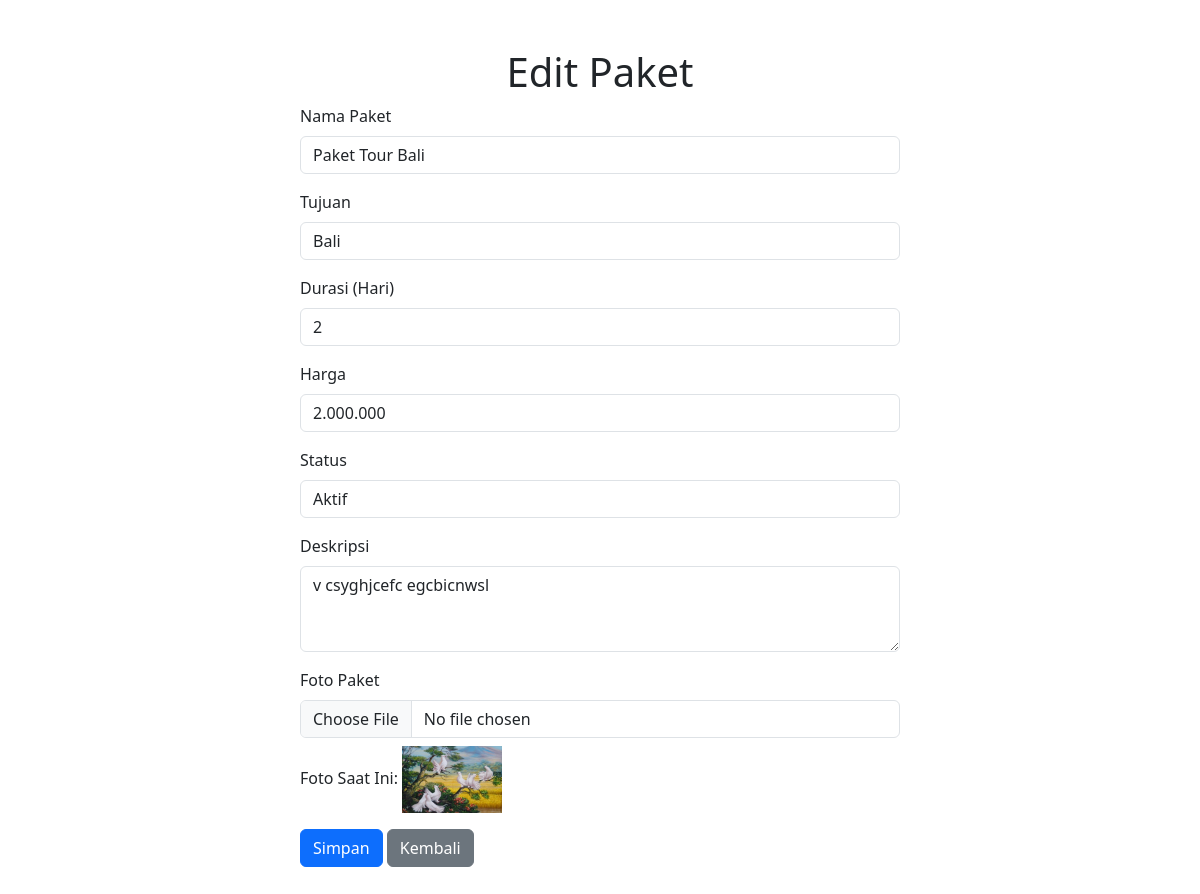
Page /Dashboard/edit.php?id=67 (signed in) on the committed database.
### tables this page shows
CREATE TABLE `paket` (
  `id_paket` int(11) NOT NULL,
  `nama_paket` varchar(100) NOT NULL,
  `tujuan` varchar(150) NOT NULL,
  `durasi_hari` varchar(11) NOT NULL,
  `harga` varchar(45) NOT NULL,
  `status_paket` enum('Aktif','Nonaktif') NOT NULL,
  `deskripsi` text NOT NULL,
  `foto` varchar(250) DEFAULT NULL
);

### Dashboard/edit.php (the view, shortened to what this page needs)
<?php
require_once '../backend/koneksi.php';
$id = intval($_GET['id']);
$sql = "SELECT * FROM paket WHERE id_paket = ?";
$stmt = $conn->prepare($sql);
$stmt->bind_param("i", $id);
$stmt->execute();
$result = $stmt->get_result();
$data = $result->fetch_assoc();
?>
<!DOCTYPE html>
<html>
<head>
    <link href="https://cdn.jsdelivr.net/npm/bootstrap@5.3.3/dist/css/bootstrap.min.css" rel="stylesheet">
</head>
<body>
    <div class="container my-5">
        <h1 class="text-center">Edit Paket</h1>
        <form method="POST" enctype="multipart/form-data" class="mx-auto" style="max-width: 600px;">
            <div class="mb-3">
                <label for="nama_paket" class="form-label">Nama Paket</label>
                <input type="text" class="form-control" id="nama_paket" name="nama_paket" value="<?= htmlspecialchars($data['nama_paket']) ?>" required>
            </div>
            <div class="mb-3">
                <label for="tujuan" class="form-label">Tujuan</label>
                <input type="text" class="form-control" id="tujuan" name="tujuan" value="<?= htmlspecialchars($data['tujuan']) ?>" required>
            </div>
            <div class="mb-3">
                <label for="durasi_hari" class="form-label">Durasi (Hari)</label>
                <input type="number" class="form-control" id="durasi_hari" name="durasi_hari" value="<?= htmlspecialchars($data['durasi_hari']) ?>" required>
            </div>
            <div class="mb-3">
                <label for="harga" class="form-label">Harga</label>
                <input type="text" class="form-control" id="harga" name="harga" value="<?= number_format($data['harga'], 0, ',', '.') ?>" required>
            </div>
            <div class="mb-3">
                <label for="status_paket" class="form-label">Status</label>
                <select class="form-control" id="status_paket" name="status_paket" required>
                    <option value="Aktif" <?= $data['status_paket'] == 'Aktif' ? 'selected' : '' ?>>Aktif</option>
                </select>
            </div>
            <div class="mb-3">
                <label for="deskripsi" class="form-label">Deskripsi</label>
                <textarea class="form-control" id="deskripsi" name="deskripsi" rows="3" required><?= htmlspecialchars($data['deskripsi']) ?></textarea>
            </div>
            <div class="mb-3">
                <label for="foto" class="form-label">Foto Paket</label>
                <input type="file" class="form-control" id="foto" name="foto" accept="image/*">
                <?php if (!empty($data['foto'])): ?>
                    <p class="mt-2">Foto Saat Ini: <img src="../uploads/<?= htmlspecialchars($data['foto']) ?>" alt="Foto Paket" style="max-width: 100px;"></p>
                <?php endif; ?>
            </div>
            <button type="submit" class="btn btn-primary">Simpan</button>
            <a href="admin.php" class="btn btn-secondary">Kembali</a>
        </form>
    </div>
</body>
</html>

### rows in the picture
paket: nama_paket "Paket Tour Bali", tujuan "Bali", durasi_hari "2", harga "2.000.000", status_paket "Aktif", deskripsi "v csyghjcefc egcbicnwsl", foto (picture)
